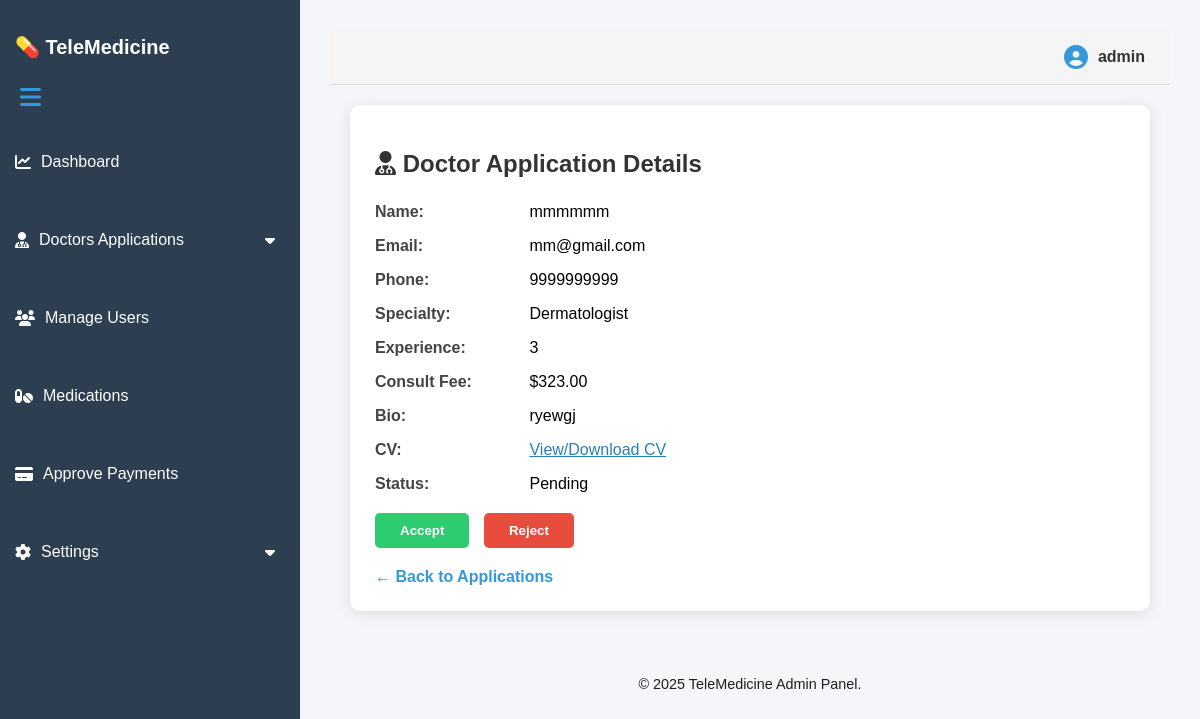
Page /admin/view_doctor_application.php?id=86 (signed in) on the committed database.
### tables this page shows
CREATE TABLE IF NOT EXISTS `users` (
  `id` int NOT NULL AUTO_INCREMENT,
  `name` varchar(100) NOT NULL,
  `gender` varchar(10) DEFAULT NULL,
  `email` varchar(100) NOT NULL,
  `password` varchar(255) NOT NULL,
  `role` enum('user','doctor','admin') DEFAULT 'user',
  `status` enum('active','suspended') NOT NULL DEFAULT 'active',
  `created_at` timestamp NULL DEFAULT CURRENT_TIMESTAMP,
  `age` int DEFAULT NULL,
  `city` varchar(100) DEFAULT NULL,
  `phone` varchar(20) DEFAULT NULL,
  `photo` varchar(255) DEFAULT NULL,
  PRIMARY KEY (`id`),
  UNIQUE KEY `email` (`email`)
);

CREATE TABLE IF NOT EXISTS `doctor_applications` (
  `id` int NOT NULL AUTO_INCREMENT,
  `user_id` int NOT NULL,
  `name` varchar(100) NOT NULL,
  `email` varchar(100) NOT NULL,
  `age` int DEFAULT NULL,
  `city` varchar(100) DEFAULT NULL,
  `phone` varchar(20) DEFAULT NULL,
  `photo` varchar(255) DEFAULT NULL,
  `specialty` varchar(255) NOT NULL,
  `experience` varchar(100) NOT NULL,
  `consult_fee` decimal(10,2) NOT NULL,
  `bio` text NOT NULL,
  `cv` varchar(255) DEFAULT NULL,
  `application_date` timestamp NULL DEFAULT CURRENT_TIMESTAMP,
  `status` enum('pending','Approve','Reject') NOT NULL DEFAULT 'pending',
  `available_time` varchar(255) DEFAULT NULL,
  PRIMARY KEY (`id`),
  KEY `user_id` (`user_id`)
);

### admin/view_doctor_application.php (the view, shortened to what this page needs)
<?php
include '../includes/db.php';
$admin_id = $_SESSION['user_id'];
$adminQuery = mysqli_query($conn, "SELECT name FROM users WHERE id = $admin_id");
$adminData = mysqli_fetch_assoc($adminQuery);
$adminName = $adminData ? $adminData['name'] : 'Admin';
$application_id = (int)$_GET['id'];
$appQuery = mysqli_query($conn, "SELECT * FROM doctor_applications WHERE id = $application_id");
$application = mysqli_fetch_assoc($appQuery);
?>
<!DOCTYPE html>
<html>
<head>
    <link rel="stylesheet" href="../css/admin.css">
    <link rel="stylesheet" href="https://cdnjs.cloudflare.com/ajax/libs/font-awesome/6.5.0/css/all.min.css" />
</head>
<body>
<div class="admin-container">
    <div class="sidebar">
        <div class="logo">
            <span>💊 TeleMedicine</span>
        </div>
        <div class="sidebar-toggle" title="Shrink/Expand Sidebar">
            <i class="fas fa-bars"></i>
        </div>
        <ul>
            <li><a href="dashboard.php"><i class="fas fa-chart-line"></i> <span>Dashboard</span></a></li>
            <li>
                <a href="#" class="dropdown-btn">
                    <i class="fas fa-user-md"></i> <span>Doctors Applications</span>
                    <i class="fas fa-caret-down"></i>
                </a>
            </li>
            <li><a href="view_users.php"><i class="fas fa-users"></i> <span>Manage Users</span></a></li>
            <li><a href="medications.php"><i class="fas fa-pills"></i> <span>Medications</span></a></li>
            <li><a href="approve_payments.php"><i class="fas fa-credit-card"></i> <span>Approve Payments</span></a></li>
            <li>
                <a href="#" class="dropdown-btn">
                    <i class="fas fa-cog"></i> <span>Settings</span>
                    <i class="fas fa-caret-down"></i>
                </a>
            </li>
        </ul>
    </div>
    <div class="main-content">
        <header class="admin-header">
            <div class="admin-profile">
                <i class="fas fa-user-circle"></i> <span><?= htmlspecialchars($adminName) ?></span>
            </div>
        </header>
        <div class="content-area">
            <div class="application-details">
                <h2><i class="fas fa-user-md"></i> Doctor Application Details</h2>
                <p><strong>Name:</strong> <?= htmlspecialchars($application['name']) ?></p>
                <p><strong>Email:</strong> <?= htmlspecialchars($application['email']) ?></p>
                <p><strong>Phone:</strong> <?= htmlspecialchars($application['phone']) ?></p>
                <p><strong>Specialty:</strong> <?= htmlspecialchars($application['specialty']) ?></p>
                <p><strong>Experience:</strong> <?= nl2br(htmlspecialchars($application['experience'])) ?></p>
                <p><strong>Consult Fee:</strong> $<?= htmlspecialchars($application['consult_fee']) ?></p>
                <p><strong>Bio:</strong> <?= nl2br(htmlspecialchars($application['bio'])) ?></p>
                <p><strong>CV:</strong> <a class="cv-link" href="../uploads/<?= htmlspecialchars($application['cv']) ?>" target="_blank">View/Download CV</a></p>
                <p><strong>Status:</strong> <?= ucfirst(htmlspecialchars($application['status'])) ?></p>
                <?php if ($application['status'] === 'pending'): ?>
                    <form method="post" style="margin-top: 20px;" onsubmit="return confirmAction(event)">
                        <button type="submit" name="accept" class="btn-action btn-accept">Accept</button>
                        <button type="submit" name="reject" class="btn-action btn-reject">Reject</button>
                    </form>
                <?php else: ?>
                    <p><em>This application has been <?= htmlspecialchars($application['status']) ?>.</em></p>
                <?php endif; ?>
                <a href="View_Application.php" class="back-link">← Back to Applications</a>
            </div>
        </div>
        <footer>
            &copy; <?= date("Y") ?> TeleMedicine Admin Panel.
        </footer>
    </div>
</div>
</body>
</html>

### css/admin.css (style rules this page uses)
body { margin: 0; font-family: 'Segoe UI', sans-serif; background: #f5f7fa; }
.admin-container { display: flex; }
.sidebar { width: 300px; background: #2c3e50; color: white; min-height: 100vh; padding: 20px 0; position: fixed; }
.sidebar .logo { display: flex; align-items: center; padding: 0 20px 30px; }
.sidebar .logo span { font-size: 20px; font-weight: bold; }
.sidebar ul { list-style: none; padding: 0; }
.sidebar ul li { margin-bottom: 30px; }
.sidebar ul li a { color: white; text-decoration: none; display: flex; align-items: center; padding: 12px 25px; transition: 0.3s; }
.sidebar ul li a i { margin-right: 10px; }
.main-content { margin-left: 300px; padding: 30px; flex-grow: 1; }
.admin-header { display: flex; justify-content: flex-end; align-items: center; padding: 15px 25px; background-color: #f5f5f5; border-bottom: 1px solid #ddd; }
.admin-profile { display: flex; align-items: center; gap: 10px; font-size: 16px; font-weight: 500; color: #333; }
.admin-profile i { font-size: 24px; color: #3498db; }

### admin/view_doctor_application.php (style rules this page uses)
body { font-family: Arial, sans-serif; background-color: #f4f6f9; margin: 0; }
.admin-container { display: flex; }
.sidebar { width: 300px; background-color: #2c3e50; color: white; transition: width 0.3s ease; }
.sidebar .logo { font-size: 22px; text-align: center; padding: 15px; font-weight: bold; }
.sidebar ul { list-style: none; padding: 0; }
.sidebar ul li a { display: flex; align-items: center; padding: 15px; color: white; text-decoration: none; transition: background 0.3s; }
.sidebar ul li a i { margin-right: 10px; }
.sidebar-toggle { user-select: none; cursor: pointer; color: #3498db; padding: 10px 20px; font-size: 1.5em; }
.dropdown-btn i.fas.fa-caret-down { margin-left: auto; }
.main-content { flex-grow: 1; display: flex; flex-direction: column; }
.admin-header { display: flex; justify-content: flex-end; align-items: center; padding: 15px 25px; background-color: #f5f5f5; border-bottom: 1px solid #ddd; }
.admin-header .admin-profile { text-align: right; font-weight: bold; }
.content-area { padding: 20px; flex-grow: 1; }
.application-details { background: #fff; padding: 25px; border-radius: 10px; box-shadow: 0 3px 15px rgba(0,0,0,0.1); max-width: 800px; margin: auto; }
.application-details h2 { margin-bottom: 25px; color: #333; }
.application-details p { margin-bottom: 12px; font-size: 16px; }
.application-details p strong { width: 150px; display: inline-block; color: #444; }
.btn-action { padding: 10px 25px; border: none; border-radius: 5px; font-weight: bold; margin-right: 10px; cursor: pointer; }
.btn-accept { background-color: #2ecc71; color: #fff; }
.btn-reject { background-color: #e74c3c; color: #fff; }
.cv-link { color: #2980b9; text-decoration: underline; }
a.back-link { display: inline-block; margin-top: 20px; text-decoration: none; color: #3498db; font-weight: bold; }
footer { color:rgb(29, 31, 31); text-align: center; padding: 15px 0; position: relative; bottom: 0; width: 100%; font-size: 0.9em; margin-top: 30px; }

### rows in the picture
users: name "admin"
doctor_applications: name "mmmmmm", email "mm@gmail.com", phone "9999999999", specialty "Dermatologist", experience "3", consult_fee "323.00", bio "ryewgj", status "Pending"
